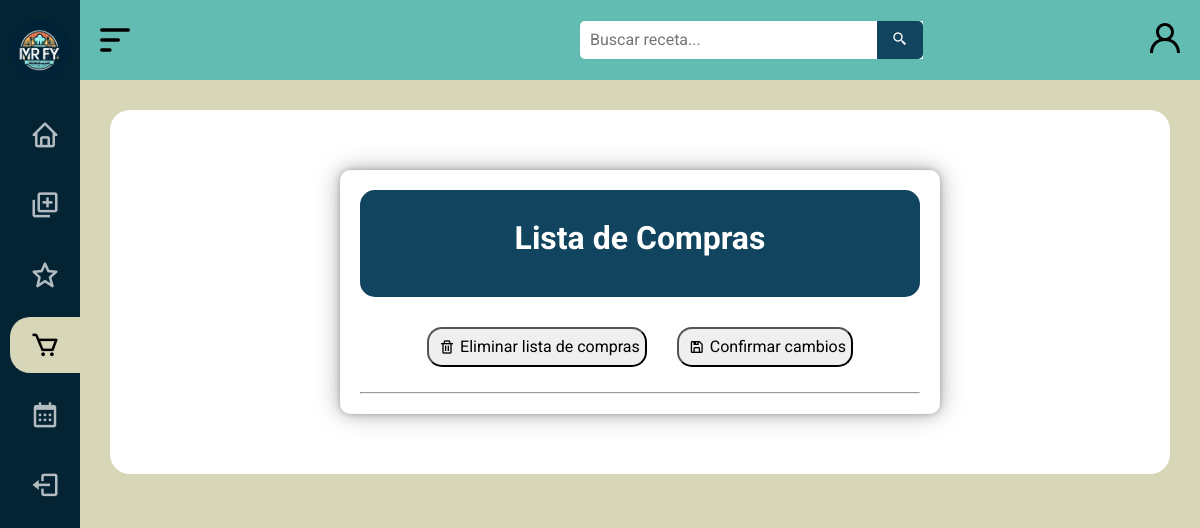
Page /list_edit/ (signed in) on the earlier database version.
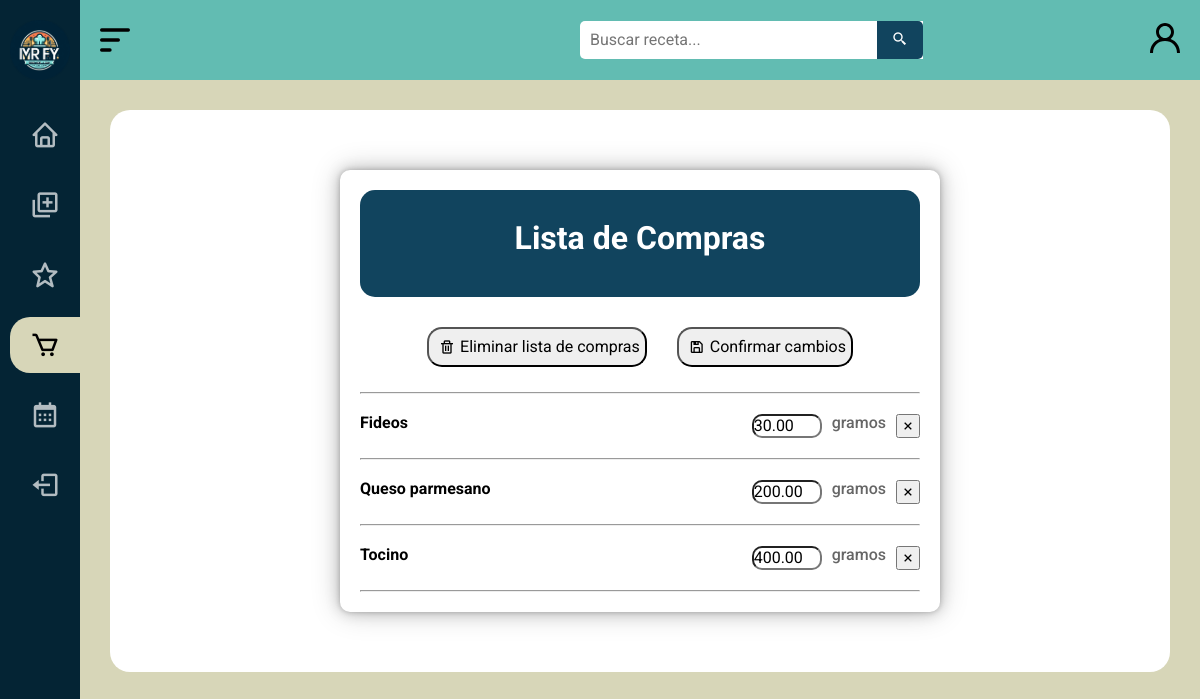
Same page on the later database version.
### MRFY/models.py (models this page shows, shortened)
class ShoppingListItem(models.Model):
    shopping_list = models.ForeignKey(ShoppingList, on_delete=models.CASCADE, related_name='items')
    IDIngrediente = models.ForeignKey(Ingredient, on_delete=models.CASCADE, default='')
    name = models.CharField(max_length=100, null=False)
    quantity = models.DecimalField(max_digits=10, decimal_places=2, null=True)
    unit = models.CharField(max_length=50, null=True)

### MRFY/views.py (the view)
# urls.py: path('list_edit/', lista_edit, name='lista_edit'),
def lista_edit(request):
    shopping_list = ShoppingList.objects.get(user=request.user)
    items = shopping_list.items.all().order_by('name')
    context = {
        'items': items
    }
    return render(request, 'lista_compras/lista_edit.html', context)

### MRFY/templates/lista_compras/lista_edit.html (shortened to what the changed rows need)
{% load static %}
{% load custom_filters %}
<!DOCTYPE html>
<html lang="es">
<head>
    <link rel="stylesheet" href="{% static 'css/normalize.css' %}">
    <link rel="stylesheet" href="{% static 'css/estilos2.css' %}">
    <link href='https://unpkg.com/boxicons@2.1.4/css/boxicons.min.css' rel='stylesheet'>
</head>
<body id="body">
    <main>
        <div class="main__container">
            <div class="shopping-list">
                <div class="deadline">
                    <h1>Lista de Compras</h1>
                </div>
                {% for item in items %}
                <ul>
                    <li>
                        <div class="ingredient">
                            <span class="name">{{ item.name }}</span>
                            <div class="quantity-unit">
                                <input type="number" name="{{ item.id }}" value="{{ item.quantity }}">
                                <span class="unit {% if not item.unit %}hidden{% endif %}">{{ item.unit }}</span>
                                <button type="button" class="delete-ingredient__btn" data-id="{{ item.id }}">
                                    <i class='bx bx-x' ></i>
                                </button>
                            </div>
                        </div>
                    </li>
                    <hr>
                    {% endfor %}
                </ul>
            </div>
        </div>
    </main>
</body>
</html>

Differences in the rows shown:
added ShoppingListItem: name "Fideos", quantity "30.00", unit "gramos"
added ShoppingListItem: name "Queso parmesano", quantity "200.00", unit "gramos"
added ShoppingListItem: name "Tocino", quantity "400.00", unit "gramos"
